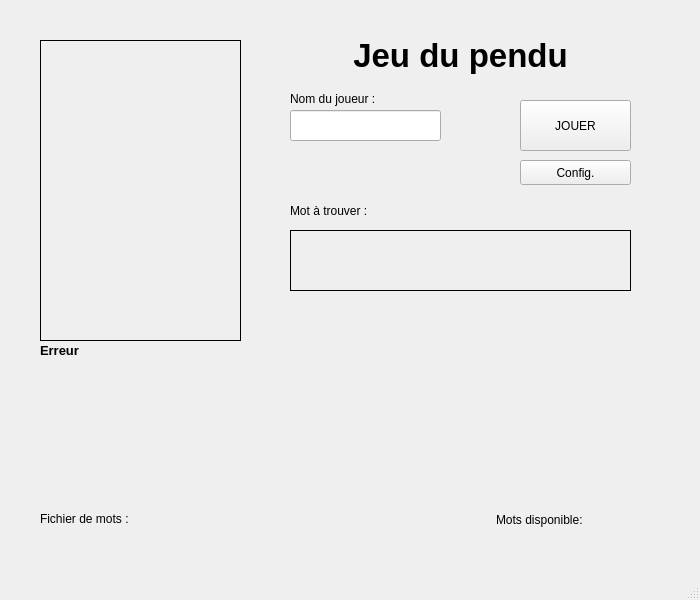
<?xml version="1.0" encoding="UTF-8"?>
<ui version="4.0">
 <class>IHMPendu</class>
 <widget class="QMainWindow" name="IHMPendu">
  <property name="geometry">
   <rect>
    <x>0</x>
    <y>0</y>
    <width>700</width>
    <height>600</height>
   </rect>
  </property>
  <property name="minimumSize">
   <size>
    <width>700</width>
    <height>600</height>
   </size>
  </property>
  <property name="maximumSize">
   <size>
    <width>700</width>
    <height>600</height>
   </size>
  </property>
  <property name="windowTitle">
   <string>Jeu du pendu</string>
  </property>
  <widget class="QWidget" name="centralwidget">
   <widget class="QWidget" name="gridLayoutWidget">
    <property name="geometry">
     <rect>
      <x>40</x>
      <y>370</y>
      <width>611</width>
      <height>131</height>
     </rect>
    </property>
    <layout class="QGridLayout" name="gridLayout"/>
   </widget>
   <widget class="QPushButton" name="JouerBut">
    <property name="geometry">
     <rect>
      <x>520</x>
      <y>100</y>
      <width>111</width>
      <height>51</height>
     </rect>
    </property>
    <property name="text">
     <string>JOUER</string>
    </property>
   </widget>
   <widget class="QPushButton" name="ConfigBut">
    <property name="geometry">
     <rect>
      <x>520</x>
      <y>160</y>
      <width>111</width>
      <height>25</height>
     </rect>
    </property>
    <property name="text">
     <string>Config.</string>
    </property>
   </widget>
   <widget class="QLabel" name="JeuduPenduLabel">
    <property name="geometry">
     <rect>
      <x>290</x>
      <y>30</y>
      <width>341</width>
      <height>51</height>
     </rect>
    </property>
    <property name="font">
     <font>
      <pointsize>25</pointsize>
      <weight>75</weight>
      <bold>true</bold>
     </font>
    </property>
    <property name="text">
     <string>Jeu du pendu</string>
    </property>
    <property name="alignment">
     <set>Qt::AlignCenter</set>
    </property>
   </widget>
   <widget class="QLabel" name="FichierMots">
    <property name="geometry">
     <rect>
      <x>40</x>
      <y>510</y>
      <width>411</width>
      <height>17</height>
     </rect>
    </property>
    <property name="text">
     <string>Fichier de mots :</string>
    </property>
   </widget>
   <widget class="QLabel" name="MotsDispo">
    <property name="geometry">
     <rect>
      <x>496</x>
      <y>510</y>
      <width>171</width>
      <height>20</height>
     </rect>
    </property>
    <property name="text">
     <string>Mots disponible:</string>
    </property>
   </widget>
   <widget class="QLineEdit" name="NameLine">
    <property name="geometry">
     <rect>
      <x>290</x>
      <y>110</y>
      <width>151</width>
      <height>31</height>
     </rect>
    </property>
   </widget>
   <widget class="QLabel" name="nomduJoueurLabel">
    <property name="geometry">
     <rect>
      <x>290</x>
      <y>90</y>
      <width>131</width>
      <height>17</height>
     </rect>
    </property>
    <property name="text">
     <string>Nom du joueur :</string>
    </property>
   </widget>
   <widget class="QLabel" name="PhotoErreur">
    <property name="geometry">
     <rect>
      <x>40</x>
      <y>40</y>
      <width>201</width>
      <height>301</height>
     </rect>
    </property>
    <property name="frameShape">
     <enum>QFrame::Box</enum>
    </property>
   </widget>
   <widget class="QLabel" name="MotaTrouverLabel">
    <property name="geometry">
     <rect>
      <x>290</x>
      <y>200</y>
      <width>101</width>
      <height>21</height>
     </rect>
    </property>
    <property name="text">
     <string>Mot à trouver :</string>
    </property>
   </widget>
   <widget class="QLabel" name="MotCacher">
    <property name="enabled">
     <bool>true</bool>
    </property>
    <property name="geometry">
     <rect>
      <x>290</x>
      <y>230</y>
      <width>341</width>
      <height>61</height>
     </rect>
    </property>
    <property name="font">
     <font>
      <pointsize>20</pointsize>
      <weight>75</weight>
      <bold>true</bold>
     </font>
    </property>
    <property name="frameShape">
     <enum>QFrame::Box</enum>
    </property>
    <property name="text">
     <string/>
    </property>
   </widget>
   <widget class="QLabel" name="nombreErreur">
    <property name="geometry">
     <rect>
      <x>40</x>
      <y>340</y>
      <width>191</width>
      <height>21</height>
     </rect>
    </property>
    <property name="font">
     <font>
      <pointsize>10</pointsize>
      <weight>75</weight>
      <bold>true</bold>
     </font>
    </property>
    <property name="text">
     <string>Erreur</string>
    </property>
   </widget>
  </widget>
  <widget class="QStatusBar" name="statusbar"/>
 </widget>
 <resources/>
 <connections/>
</ui>
